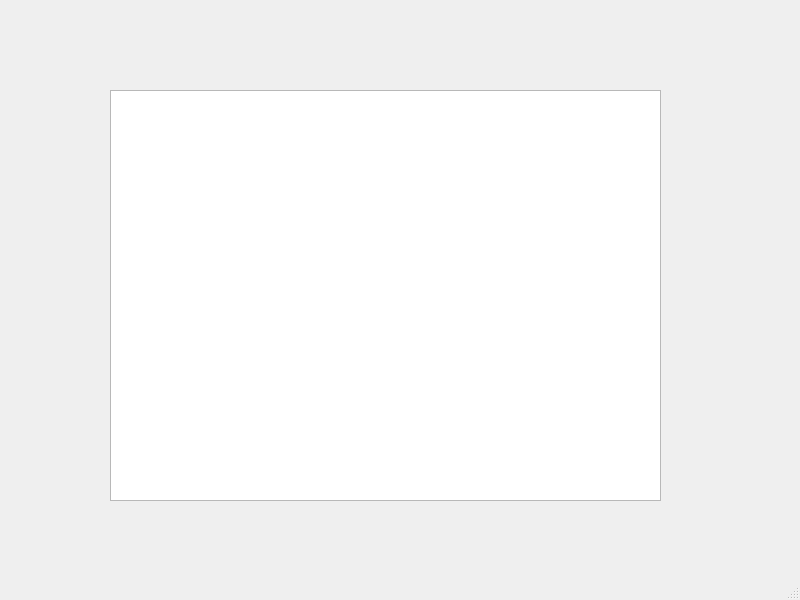
<?xml version="1.0" encoding="UTF-8"?>
<ui version="4.0">
 <class>MainWindow</class>
 <widget class="QMainWindow" name="MainWindow">
  <property name="geometry">
   <rect>
    <x>0</x>
    <y>0</y>
    <width>800</width>
    <height>600</height>
   </rect>
  </property>
  <property name="windowTitle">
   <string>MainWindow</string>
  </property>
  <widget class="QWidget" name="centralwidget">
   <widget class="QTableView" name="tableView">
    <property name="geometry">
     <rect>
      <x>110</x>
      <y>90</y>
      <width>551</width>
      <height>411</height>
     </rect>
    </property>
   </widget>
  </widget>
  <widget class="QMenuBar" name="menubar">
   <property name="geometry">
    <rect>
     <x>0</x>
     <y>0</y>
     <width>800</width>
     <height>26</height>
    </rect>
   </property>
  </widget>
  <widget class="QStatusBar" name="statusbar"/>
 </widget>
 <resources/>
 <connections/>
</ui>
